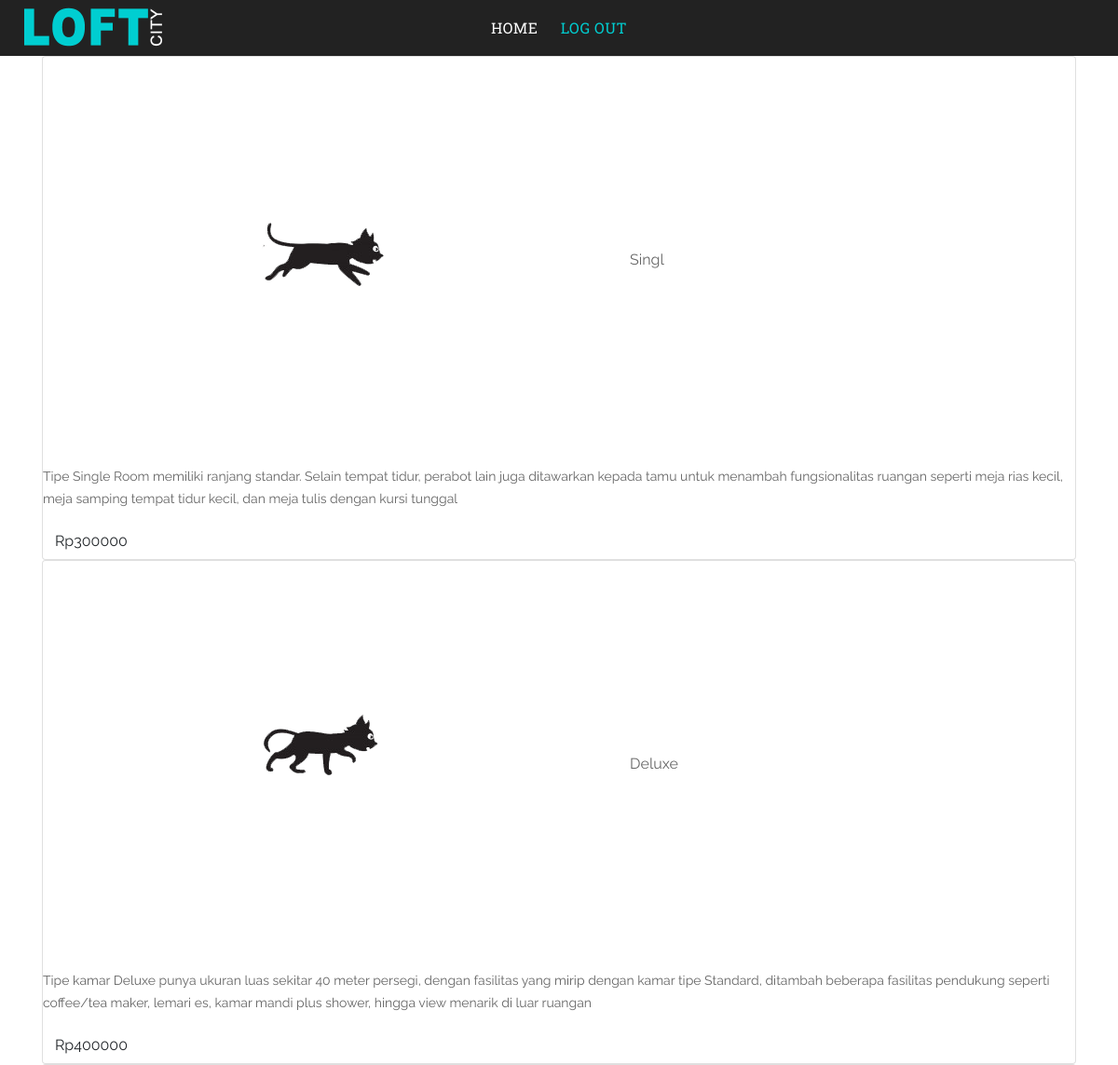
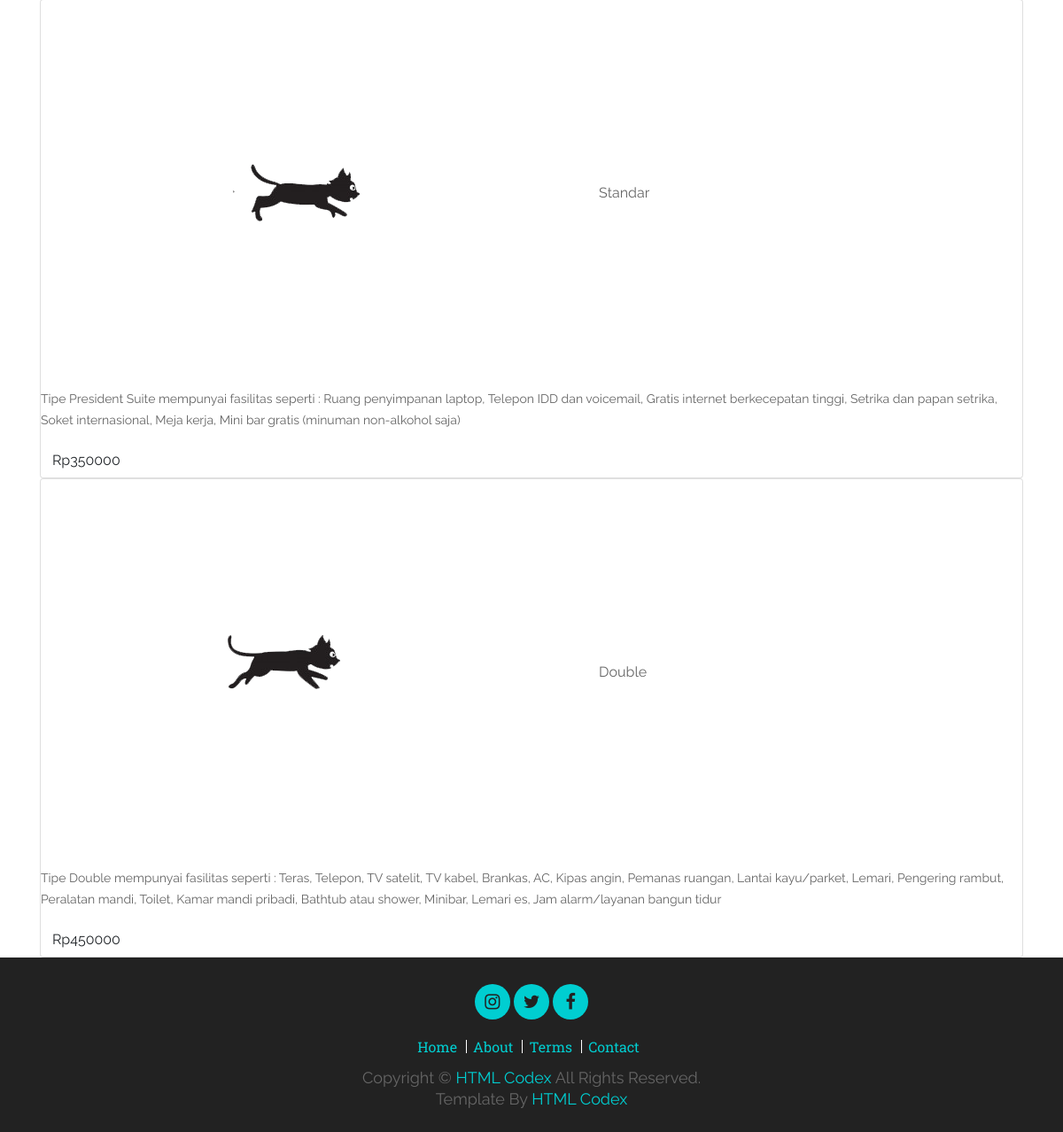
The page /index.php/userkojez on the database its author committed (2 pictures, top to bottom).
### tables this page shows
CREATE TABLE `tipe_kamar` (
  `id` int(11) NOT NULL,
  `nama_kamar` varchar(128) NOT NULL,
  `fasilitas_kamar` text NOT NULL,
  `tipe_harga` int(255) NOT NULL,
  `img` varchar(255) NOT NULL,
  `tanggal_update` date NOT NULL
);

### application/controllers/userkojez.php (called while the page is built, shortened)
<?php
class userkojez extends CI_Controller
{
	public function index()
	{
		$this->load->model('adminda');
		$data['userAccess'] = $this->adminda->userAccess()->result_array();
		$data['tipeKamar'] = $this->adminda->tipeKamar()->result_array();
		$data['title'] = 'Gemirlap Hotel';
		$this->load->view('uzerkojez',  $data);
	}
}

### index.php (called while the page is built, shortened)
<?php
require_once BASEPATH.'core/CodeIgniter.php';

### application/models/adminDa.php (called while the page is built, shortened)
<?php
class adminDa extends CI_Model
{
    public function tipeKamar()
    {
        return $this->db->get('tipe_kamar');
    }
}

### application/views/uzerkojez.php (the view, shortened to what this page needs)
<!DOCTYPE html>
<html lang="en">
    <head>
        <link href="<?= base_url('assets');?>/vendor/bootstrap/css/bootstrap.min.css" rel="stylesheet">
        <link href="<?= base_url('assets');?>/vendor/font-awesome/css/font-awesome.min.css" rel="stylesheet">
        <link href="<?= base_url('assets');?>/vendor/slick/slick.css" rel="stylesheet">
        <link href="<?= base_url('assets');?>/vendor/slick/slick-theme.css" rel="stylesheet">
        <link href="<?= base_url('assets');?>/vendor/tempusdominus/css/tempusdominus-bootstrap-4.min.css" rel="stylesheet" />
        <link href="<?= base_url('assets');?>/css/hover-style.css" rel="stylesheet">
        <link href="<?= base_url('assets');?>/css/stel.css" rel="stylesheet">
    </head>
<body>
<body>
  <header id="header">
           <a href="<?= base_url('c_hotel');?>" class="logo"><img src="<?= base_url();?>img/logo/logo.png" alt="logo"></a>
           <nav class="main-menu top-menu">
               <ul>
                   <li class="active"><a href="<?= base_url('c_hotel');?>">Home</a></li>
                   <li><a href="<?= base_url('c_auth/reg');?>">log out</a></li>
               </ul>
           </nav>
       </header>
       </body>
    <div class="container">
        <div class="row">
            <?php foreach ($tipeKamar as $tk) :  ?>
            <div class="col s6">
                <div class="card">
                    <div class="card-image">
                        <img src="<?= base_url('assets/img/' . $tk['img']) ?>">
                        <span class="card-title"><?= $tk['nama_kamar'] ?></span>
                    </div>
                    <div class="card-content">
                        <p><?= $tk['fasilitas_kamar'] ?></p>
                    </div>
                    <div class="card-action">
                        <a href="<?= base_url('userkojez/booking') ?>">
                            <button class="waves-effect waves-light btn">Rp<?= $tk['tipe_harga'] ?></button>
                        </a>
                    </div>
                </div>
            </div>
            <?php endforeach ?>
        </div>
    </div>
</body>
</html>
        <div id="footer">
            <div class="container">
                <div class="row">
                    <div class="col-12">
                        <div class="social">
                            <a href=""><li class="fa fa-instagram"></li></a>
                            <a href=""><li class="fa fa-twitter"></li></a>
                            <a href=""><li class="fa fa-facebook-f"></li></a>
                        </div>
                    </div>
                    <div class="col-12">
                        <ul>
                            <li><a href="">Home</a></li>
                            <li><a href="">About</a></li>
                            <li><a href="">Terms</a></li>
                            <li><a href="">Contact</a></li>
                        </ul>
                    </div>
                    <div class="col-12">
                        <p>Copyright &#169; <a href="https://htmlcodex.com">HTML Codex</a> All Rights Reserved.</p>
						<p>Template By <a href="https://htmlcodex.com">HTML Codex</a></p>
                    </div>
                </div>
            </div>
        </div>

### assets/css/hover-style.css (style rules this page uses)
body { background-color:#f1f1f2 }

### assets/css/stel.css (style rules this page uses)
* { box-sizing: border-box; }
body { color: #666; font-family: 'Raleway', sans-serif; font-weight: 400; background: #ffffff; }
a { color: #0c6f88; transition: 0.5s; }
p { color: #666; font-size: 14px; line-height: 24px; padding: 0; margin: 0 0 15px 0; }
#header { background: #222222; position: relative; height: 60px; }
#header .logo { padding-left: 25px; left: 0; display: inline-block; position: absolute; line-height: 55px; }
#header .logo img { max-height: 50px; }
.main-menu { padding: 0 130px; width: 100%; text-align: center; }
.main-menu ul { list-style-type: none; padding: 0; margin: 0; }
.main-menu ul li { display: inline-block; }
.main-menu ul li:hover a, .main-menu ul li.active a { color: #ffffff; }
.main-menu ul li a { font-family: 'Roboto Slab', serif; color: #00CED1; text-decoration: none; text-transform: uppercase; font-weight: 400; padding: 0 10px; line-height: 60px; letter-spacing: .5px; display: block; transition: color .25s ease, background-color .25s ease; }
#footer { position: relative; padding: 30px 0 25px 0; text-align: center; background: #222222; }
#footer .social { position: relative; margin-bottom: 20px; }
#footer a { color: #00CED1; }
#footer .social a { display: inline-block; width: 40px; height: 40px; padding: 5px 10px; background: #00CED1; color: #222222; font-size: 20px; border-radius: 30px; }
#footer ul { margin: 0 0 10px 0; padding: 0; width: 100%; text-align: center; }
#footer ul li { font-family: 'Roboto Slab', serif; font-weight: 400; display: inline-block; list-style-type: none; padding: 0 10px 0 3px; line-height: 15px; border-right: 1px solid #ffffff; }
#footer ul li:last-child { border-right: none; }
#footer p { margin: 0; font-size: 18px; }

### rows shown on the page
tipe_kamar: img (picture), nama_kamar "Singl", fasilitas_kamar "Tipe Single Room memiliki ranjang standar. Selain tempat tidur, perabot lain juga ditawarkan kepada tamu untuk menambah fungsionalitas ruangan seperti meja rias kecil, meja samping tempat tidur kecil, dan meja tulis dengan kursi tunggal", tipe_harga "300000"
tipe_kamar: img (picture), nama_kamar "Deluxe", fasilitas_kamar "Tipe kamar Deluxe punya ukuran luas sekitar 40 meter persegi, dengan fasilitas yang mirip dengan kamar tipe Standard, ditambah beberapa fasilitas pendukung seperti coffee/tea maker, lemari es, kamar mandi plus shower, hingga view menarik di luar ruangan", tipe_harga "400000"
tipe_kamar: img (picture), nama_kamar "Standar", fasilitas_kamar "Tipe President Suite mempunyai fasilitas seperti : Ruang penyimpanan laptop, Telepon IDD dan voicemail, Gratis internet berkecepatan tinggi, Setrika dan papan setrika, Soket internasional, Meja kerja, Mini bar gratis (minuman non-alkohol saja)", tipe_harga "350000"
tipe_kamar: img (picture), nama_kamar "Double", fasilitas_kamar "Tipe Double mempunyai fasilitas seperti : Teras, Telepon, TV satelit, TV kabel, Brankas, AC, Kipas angin, Pemanas ruangan, Lantai kayu/parket, Lemari, Pengering rambut, Peralatan mandi, Toilet, Kamar mandi pribadi, Bathtub atau shower, Minibar, Lemari es, Jam alarm/layanan bangun tidur", tipe_harga "450000"
